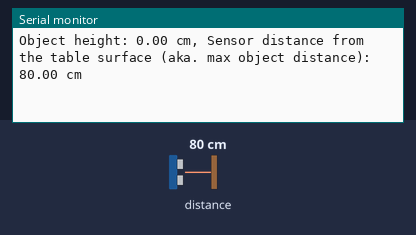
The program below on a simulated ESP32. Parts: the last lines printed to the serial monitor. The test bench sets the inputs (shaded band); at power-on: distance to the obstacle 80 cm.

Above: at 2.2 s.
2.3 s: distance to the obstacle set to 2 cm
At 3.6 s:
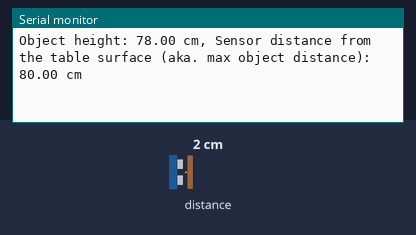
3.8 s: distance to the obstacle set to 4 cm
At 4.5 s:
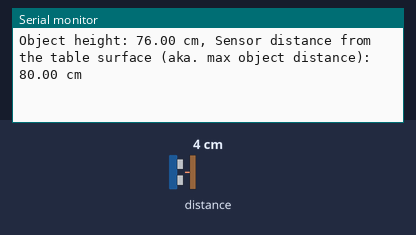
Timing chart, 0 to 6.8 s (numbered marks = the images above; inputs shaded):
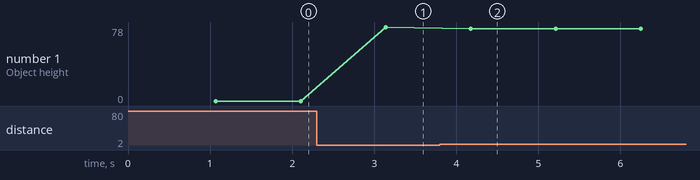

The program:

main.cpp
```cpp
//Reading the object height on the surface using overhead distance sensor
//Sensor callibrates automatically when firs turn on
//TOF sensor library: https://www.arduino.cc/reference/en/libraries/vl53l0x/
#include <Wire.h>
#include <VL53L0X.h>

VL53L0X sensor;
int16_t zeroDistance = 0; // Variable to store the zero distance calibration value
int16_t sensor_readout = 0;
int16_t distance = 0;

int16_t calibrateSensor();

void setup() {
  Serial.begin(115200);
  Wire.begin(26, 32); // SDA, SCL
  sensor.init();
  sensor.setTimeout(500);

  // Perform initial calibration to set the zero distance
  zeroDistance = calibrateSensor();

  sensor.startContinuous();
}

void loop() {
  int16_t sensor_readout = sensor.readRangeContinuousMillimeters();
  if (sensor.timeoutOccurred()) {
    Serial.print(" TIMEOUT");
  } else {
    int16_t objectHeight = zeroDistance - sensor_readout; // Calculate object height
    Serial.print("Object height: ");
    Serial.print(objectHeight / 10.0);
    Serial.print(" cm, Sensor distance from the table surface (aka. max object distance): ");
    Serial.print(zeroDistance / 10.0);
    Serial.println(" cm");
  }

  delay(1000); // Delay between measurements
}

int16_t calibrateSensor() {
  Serial.println("Calibrating sensor...");
  delay(1000); // Allow time for the sensor to stabilize

  int16_t baseline = sensor.readRangeSingleMillimeters();
  Serial.print("Baseline measurement: ");
  Serial.print(baseline / 10.0);
  Serial.println(" cm");

  return baseline; // Use the baseline as the zero distance
}
```

Measured:
- after the input at 2.3 s, the serial monitor: prints a new line after 0.84 s (image 1)
- after the input at 3.8 s, the serial monitor: prints a new line after 0.38 s (image 2)
- plotted number 1: 0 → 78 after the input at 2.3 s, 78 → 76 after the input at 3.8 s
